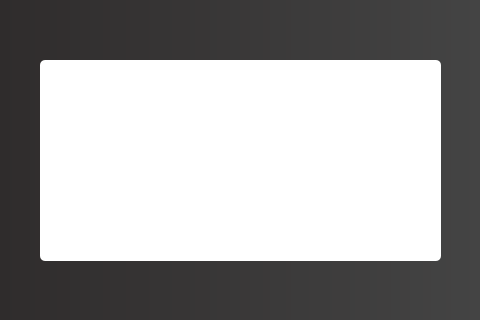
<?xml version="1.0" encoding="UTF-8"?>
<ui version="4.0">
 <class>MainWindow</class>
 <widget class="QMainWindow" name="MainWindow">
  <property name="geometry">
   <rect>
    <x>0</x>
    <y>0</y>
    <width>480</width>
    <height>320</height>
   </rect>
  </property>
  <property name="windowTitle">
   <string>MainWindow</string>
  </property>
  <widget class="QWidget" name="wrapper">
   <widget class="QStackedWidget" name="holder">
    <property name="geometry">
     <rect>
      <x>0</x>
      <y>0</y>
      <width>480</width>
      <height>320</height>
     </rect>
    </property>
    <property name="styleSheet">
     <string notr="true">background:qlineargradient(spread:pad, x1:0, y1:0, x2:1, y2:0, stop:0 #2f2c2c, stop:1 #444)</string>
    </property>
    <property name="currentIndex">
     <number>1</number>
    </property>
    <widget class="QWidget" name="home">
     <widget class="QLabel" name="logo">
      <property name="geometry">
       <rect>
        <x>150</x>
        <y>120</y>
        <width>181</width>
        <height>51</height>
       </rect>
      </property>
      <property name="styleSheet">
       <string notr="true">background:transparent;
font: 63 11pt &quot;URW Gothic&quot;;
color:#fff;
font-size:45px;</string>
      </property>
      <property name="text">
       <string>Crypton</string>
      </property>
     </widget>
     <widget class="QLabel" name="credit">
      <property name="geometry">
       <rect>
        <x>280</x>
        <y>260</y>
        <width>181</width>
        <height>51</height>
       </rect>
      </property>
      <property name="styleSheet">
       <string notr="true">background:transparent;
font: 63 11pt &quot;URW Gothic&quot;;
color:#fff;
font-size:15px;</string>
      </property>
      <property name="text">
       <string>Powered by Coingecko</string>
      </property>
     </widget>
     <widget class="QProgressBar" name="loading">
      <property name="geometry">
       <rect>
        <x>165</x>
        <y>190</y>
        <width>141</width>
        <height>18</height>
       </rect>
      </property>
      <property name="styleSheet">
       <string notr="true">QProgressBar {
    border: 2px solid grey;
    border-radius: 5px;
}

QProgressBar::chunk {
    background-color: #05B8CC;
    width: 20px;
}</string>
      </property>
      <property name="value">
       <number>0</number>
      </property>
      <property name="alignment">
       <set>Qt::AlignCenter</set>
      </property>
      <property name="textVisible">
       <bool>false</bool>
      </property>
     </widget>
    </widget>
    <widget class="QWidget" name="display">
     <widget class="QLabel" name="price">
      <property name="geometry">
       <rect>
        <x>40</x>
        <y>60</y>
        <width>401</width>
        <height>201</height>
       </rect>
      </property>
      <property name="styleSheet">
       <string notr="true">background:#fff;
border-radius:5px;</string>
      </property>
      <property name="text">
       <string/>
      </property>
      <property name="alignment">
       <set>Qt::AlignCenter</set>
      </property>
     </widget>
    </widget>
   </widget>
  </widget>
 </widget>
 <resources/>
 <connections/>
</ui>
